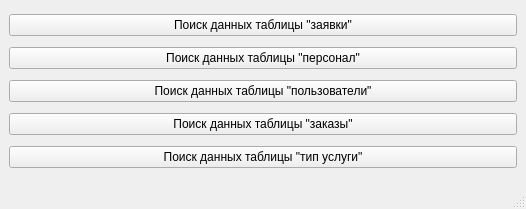
<?xml version="1.0" encoding="UTF-8"?>
<ui version="4.0">
 <class>MainWindow</class>
 <widget class="QMainWindow" name="MainWindow">
  <property name="geometry">
   <rect>
    <x>0</x>
    <y>0</y>
    <width>526</width>
    <height>209</height>
   </rect>
  </property>
  <property name="windowTitle">
   <string>MainWindow</string>
  </property>
  <widget class="QWidget" name="centralwidget">
   <layout class="QVBoxLayout" name="verticalLayout">
    <item>
     <widget class="QPushButton" name="pushButton">
      <property name="text">
       <string>Поиск данных таблицы &quot;заявки&quot;</string>
      </property>
     </widget>
    </item>
    <item>
     <widget class="QPushButton" name="pushButton_3">
      <property name="text">
       <string>Поиск данных таблицы &quot;персонал&quot;</string>
      </property>
     </widget>
    </item>
    <item>
     <widget class="QPushButton" name="pushButton_2">
      <property name="text">
       <string>Поиск данных таблицы &quot;пользователи&quot;</string>
      </property>
     </widget>
    </item>
    <item>
     <widget class="QPushButton" name="pushButton_4">
      <property name="text">
       <string>Поиск данных таблицы &quot;заказы&quot;</string>
      </property>
     </widget>
    </item>
    <item>
     <widget class="QPushButton" name="pushButton_5">
      <property name="text">
       <string>Поиск данных таблицы &quot;тип услуги&quot;</string>
      </property>
     </widget>
    </item>
   </layout>
  </widget>
  <widget class="QMenuBar" name="menubar">
   <property name="geometry">
    <rect>
     <x>0</x>
     <y>0</y>
     <width>526</width>
     <height>21</height>
    </rect>
   </property>
  </widget>
  <widget class="QStatusBar" name="statusbar"/>
 </widget>
 <resources/>
 <connections/>
</ui>
